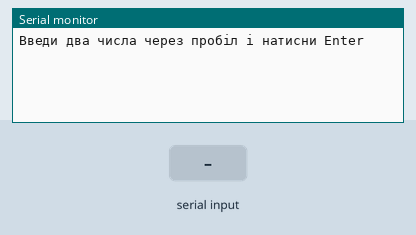
Simulated run of this sketch. Board: Arduino Uno, built with avr-gcc and run on an emulated ATmega328P. Parts: the last lines printed to the serial monitor. The inputs (shaded band) are chosen by the test bench.

Above: at 1.2 s.
1.3 s: "90,45\n" received over Serial
At 2.0 s:
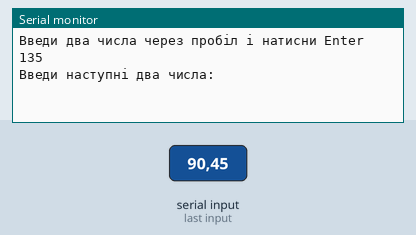
2.8 s: "30,150\n" received over Serial
At 3.2 s:
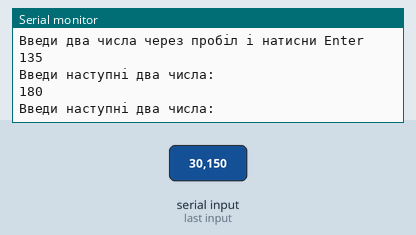

The sketch:

02_add_two_nums.ino
```cpp
void setup() {
  Serial.begin(9600);

  Serial.println("Введи два числа через пробіл і натисни Enter");
}

void loop() {
  // Перевіряємо, чи є для нас якесь повідомлення у Serial
  if (Serial.available() > 0) {

    int a = Serial.parseInt();
    int b = Serial.parseInt();

    int sum = a + b;

    Serial.println(sum);

    Serial.println("Введи наступні два числа:");
    Serial.readString();
  }
}
```

Measured:
- after the input at 1.3 s, the serial monitor: prints a new line at once (image 1)
- after the input at 2.8 s, the serial monitor: prints a new line at once (image 2)
